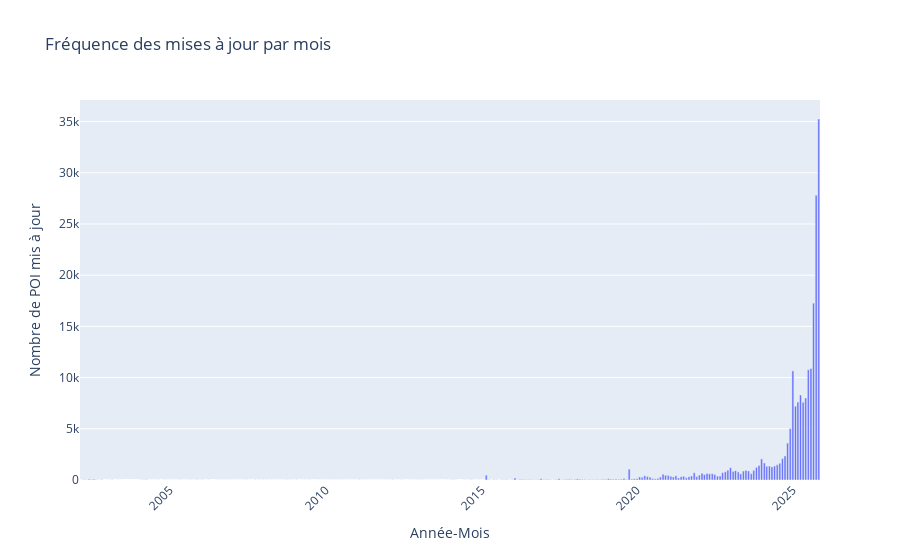

Here is the notebook cell this chart was saved with:
### Code cell
df["date_de_mise_a_jour"] = pd.to_datetime(df["date_de_mise_a_jour"], errors="coerce")
df["year_month"] = df["date_de_mise_a_jour"].dt.to_period("M")
freq = df.groupby("year_month").size()

fig = px.bar(
    x=freq.index.astype(str),
    y=freq.values,
    labels={"x": "Année-Mois", "y": "Nombre de POI mis à jour"},
    title="Fréquence des mises à jour par mois"
)

fig.update_layout(xaxis_tickangle=-45)
fig.show()

### Figure 1 — Plotly figure (JSON) as saved in the notebook; plotly's stock layout.template omitted (floating-point values rounded to 4 significant figures; data arrays with more than 128 entries replaced by an {"elided": "..."} marker saying what was removed)
{"data": [{"hovertemplate": "Année-Mois=%{x}<br>Nombre de POI mis à jour=%{y}<extra></extra>", "legendgroup": "", "marker": {"color": "#636efa", "pattern": {"shape": ""}}, "name": "", "orientation": "v", "showlegend": false, "textposition": "auto", "type": "bar", "x": {"elided": "268 str values"}, "xaxis": "x", "y": {"elided": "268 int values"}, "yaxis": "y"}], "layout": {"barmode": "relative", "legend": {"tracegroupgap": 0}, "title": {"text": "Fréquence des mises à jour par mois"}, "xaxis": {"anchor": "y", "domain": [0, 1], "tickangle": -45, "title": {"text": "Année-Mois"}}, "yaxis": {"anchor": "x", "domain": [0, 1], "title": {"text": "Nombre de POI mis à jour"}}}}
